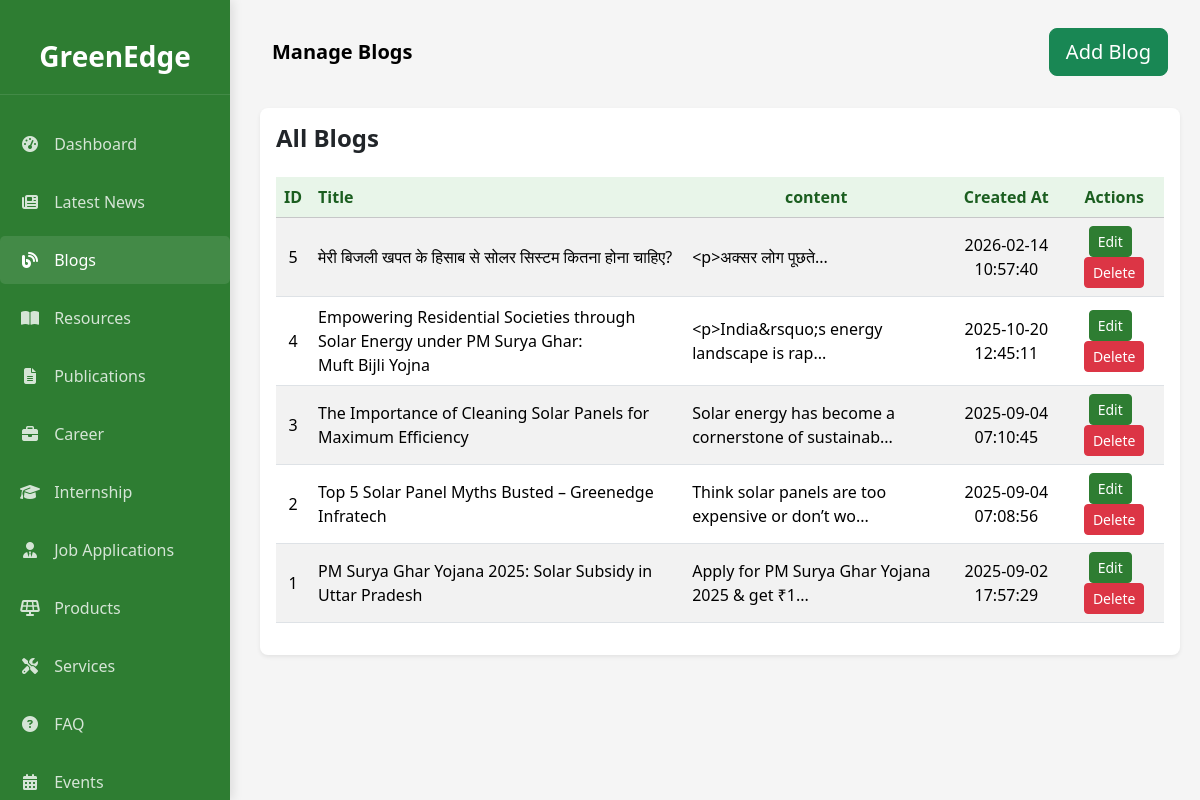
Screenshot of /admin/manage_blogs.php (signed in) with the database file from the repository.
### tables this page shows
CREATE TABLE `blogs` (
  `id` int(11) NOT NULL,
  `title` varchar(255) NOT NULL,
  `content` text NOT NULL,
  `image` varchar(255) DEFAULT NULL,
  `created_at` timestamp NOT NULL DEFAULT current_timestamp()
);

### admin/manage_blogs.php (the view, shortened to what this page needs)
<?php
include '../db.php';
$result = $conn->query("SELECT * FROM blogs ORDER BY id DESC");
?>
<!DOCTYPE html>
<html lang="en">
<head>
  <link href="https://cdn.jsdelivr.net/npm/bootstrap@5.3.3/dist/css/bootstrap.min.css" rel="stylesheet">
  <link rel="stylesheet" href="https://cdnjs.cloudflare.com/ajax/libs/font-awesome/6.4.0/css/all.min.css">
</head>
<body>
  <?php include('sidebar.php') ?>
  <div class="content">
    <nav class="navbar navbar-expand-lg navbar-dark rounded mb-4">
      <div class="container-fluid">
        <a class="navbar-brand text-black fw-bold" href="#">Manage Blogs</a>
        <div>
          <a href="add-blog.php" class="btn btn-success btn-lg">Add Blog</a>
        </div>
      </div>
    </nav>
    <div class="card shadow-sm">
      <div class="card-body">
        <h4 class="fw-bold mb-4">All Blogs</h4>
        <div class="table-responsive">
          <table class="table table-striped align-middle text-center">
            <thead class="table-light">
              <tr>
                <th scope="col">ID</th>
                <th scope="col" class="text-start">Title</th>
                <th scope="col">content</th>
                <th scope="col">Created At</th>
                <th scope="col">Actions</th>
              </tr>
            </thead>
            <tbody>
              <?php if ($result->num_rows > 0): ?>
                <?php while ($row = $result->fetch_assoc()): ?>
                  <tr>
                    <td><?= $row['id']; ?></td>
                    <td class="text-start"><?= htmlspecialchars($row['title']); ?></td>
                    <td class="text-start">
                      <?php
                      $maxLength = 50;
                      $content = htmlspecialchars($row['content']);
                      if (strlen($content) > $maxLength) {
                        echo substr($content, 0, $maxLength) . '...';
                      } else {
                        echo $content;
                      }
                      ?>
                    </td>
                    <td><?= $row['created_at']; ?></td>
                    <td>
                      <a href="edit-blog.php?id=<?= $row['id']; ?>" class="btn btn-sm btn-primary me-2">Edit</a>
                      <a href="manage_blogs.php?delete=<?= $row['id']; ?>"
                        class="btn btn-sm btn-danger"
                        onclick="return confirm('Are you sure you want to delete this blog?');">Delete</a>
                    </td>
                  </tr>
                <?php endwhile; ?>
              <?php else: ?>
                <tr>
                  <td colspan="5" class="text-muted text-center py-4">No blogs found.</td>
                </tr>
              <?php endif; ?>
            </tbody>
          </table>
        </div>
      </div>
    </div>
  </div>
  <link href="https://cdn.jsdelivr.net/npm/bootstrap-icons@1.11.3/font/bootstrap-icons.css" rel="stylesheet">
</body>
</html>

### admin/manage_blogs.php (style rules this page uses)
body { background-color: #f8f9fa; }
.content { margin-left: 240px; padding: 20px; }

### admin/sidebar.php (style rules this page uses)
:root { --primary-color: #2e7d32; --secondary-color: #4caf50; --light-color: #e8f5e9; --dark-color: #1b5e20; }
body { font-family: 'Segoe UI', Tahoma, Geneva, Verdana, sans-serif; background-color: #f5f5f5; }
.card { border-radius: 8px; box-shadow: 0 2px 5px rgba(0, 0, 0, 0.1); margin-bottom: 20px; border: none; }
.btn-primary { background-color: var(--primary-color); border-color: var(--primary-color); }
.table th { background-color: var(--light-color); color: var(--dark-color); }

### rows the page displays
blogs: id "5", title "मेरी बिजली खपत के हिसाब से सोलर सिस्टम कितना होना चाहिए?", content "<p>अक्सर लोग पूछते", created_at "2026-02-14 10:57:40"
blogs: id "4", title "Empowering Residential Societies through Solar Energy under PM Surya Ghar: Muft Bijli Yojna", content "<p>India&rsquo;s energy landscape is rap", created_at "2025-10-20 12:45:11"
blogs: id "3", title "The Importance of Cleaning Solar Panels for Maximum Efficiency", content "Solar energy has become a cornerstone of sustainab", created_at "2025-09-04 07:10:45"
blogs: id "2", title "Top 5 Solar Panel Myths Busted – Greenedge Infratech", content "Think solar panels are too expensive or don’t wo", created_at "2025-09-04 07:08:56"
blogs: id "1", title "PM Surya Ghar Yojana 2025: Solar Subsidy in Uttar Pradesh", content "Apply for PM Surya Ghar Yojana 2025 & get ₹1", created_at "2025-09-02 17:57:29"
